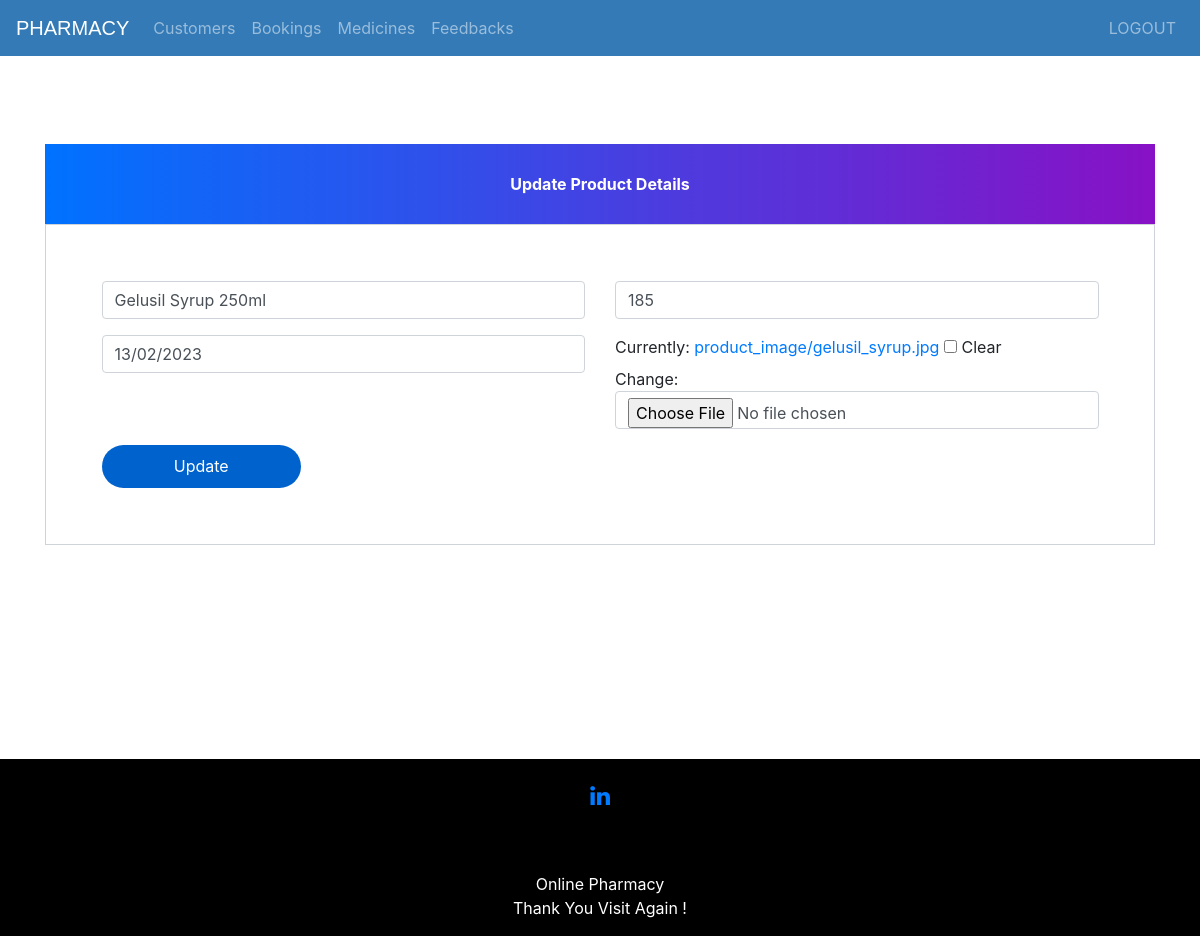
Page /update-product/4 (signed in) on the committed database.
### ecom/models.py (models this page shows, shortened)
class Product(models.Model):
    name=models.CharField(max_length=40)
    product_image= models.ImageField(upload_to='product_image/',null=True,blank=True)
    price = models.PositiveIntegerField()
    description=models.CharField(max_length=40)
    supp_name=models.CharField(max_length=40)
    supp_phn=models.CharField(max_length=10)
    quantity=models.IntegerField(max_length=10)

### ecom/views.py (the view)
# urls.py: path('update-product/<int:pk>', views.update_product_view,name='update-product'),
@login_required(login_url='adminlogin')
def update_product_view(request,pk):
    product=models.Product.objects.get(id=pk)
    productForm=forms.ProductForm(instance=product)
    if request.method=='POST':
        productForm=forms.ProductForm(request.POST,request.FILES,instance=product)
        if productForm.is_valid():
            productForm.save()
            return redirect('admin-products')
    return render(request,'ecom/admin_update_product.html',{'productForm':productForm})

### ecom/forms.py
class ProductForm(forms.ModelForm):
    class Meta:
        model=models.Product
        fields=['name','price','description','product_image','supp_name','supp_phn','quantity']

### templates/ecom/admin_update_product.html (shortened to what this page needs)
{% extends 'ecom/admin_base.html' %}
{% load widget_tweaks %}
{% block content %}
<head>
  <link href="//maxcdn.bootstrapcdn.com/bootstrap/4.1.1/css/bootstrap.min.css" rel="stylesheet" id="bootstrap-css">
</head>
<br><br><br><br><br><br>
<form method="post" enctype="multipart/form-data">
  <div class="container register-form">
    <div class="form">
      <div class="note">
        <p>Update Product Details</p>
      </div>
      <div class="form-content">
        <div class="row">
          <div class="col-md-6">
            <div class="form-group">
              {% render_field productForm.name class="form-control" placeholder="Product Name" %}
            </div>
            <div class="form-group">
              {% render_field productForm.description class="form-control" placeholder="Description" %}
            </div>
          </div>
          <div class="col-md-6">
            <div class="form-group">
              {% render_field productForm.price class="form-control" placeholder="Price" %}
            </div>
            <div class="form-group">
              {% render_field productForm.product_image class="form-control" placeholder="product_image" %}
            </div>
          </div>
        </div>
        <button type="submit" class="btnSubmit">Update</button>
      </div>
    </div>
  </div>
</form>
{% endblock content %}

### templates/ecom/admin_base.html (style rules this page uses)
p { text-align: center; }

### templates/ecom/admin_update_product.html (style rules this page uses)
a:link { text-decoration: none; }
.note { text-align: center; height: 80px; background: -webkit-linear-gradient(left, #0072ff, #8811c5); color: #fff; font-weight: bold; line-height: 80px; }
.form-content { padding: 5%; border: 1px solid #ced4da; margin-bottom: 2%; }
.form-control { border-radius: 1.5rem; }
.btnSubmit { border: none; border-radius: 1.5rem; padding: 1%; width: 20%; cursor: pointer; background: #0062cc; color: #fff; }

### rows in the picture
Product: name "Gelusil Syrup 250ml", description "13/02/2023", price "185"
